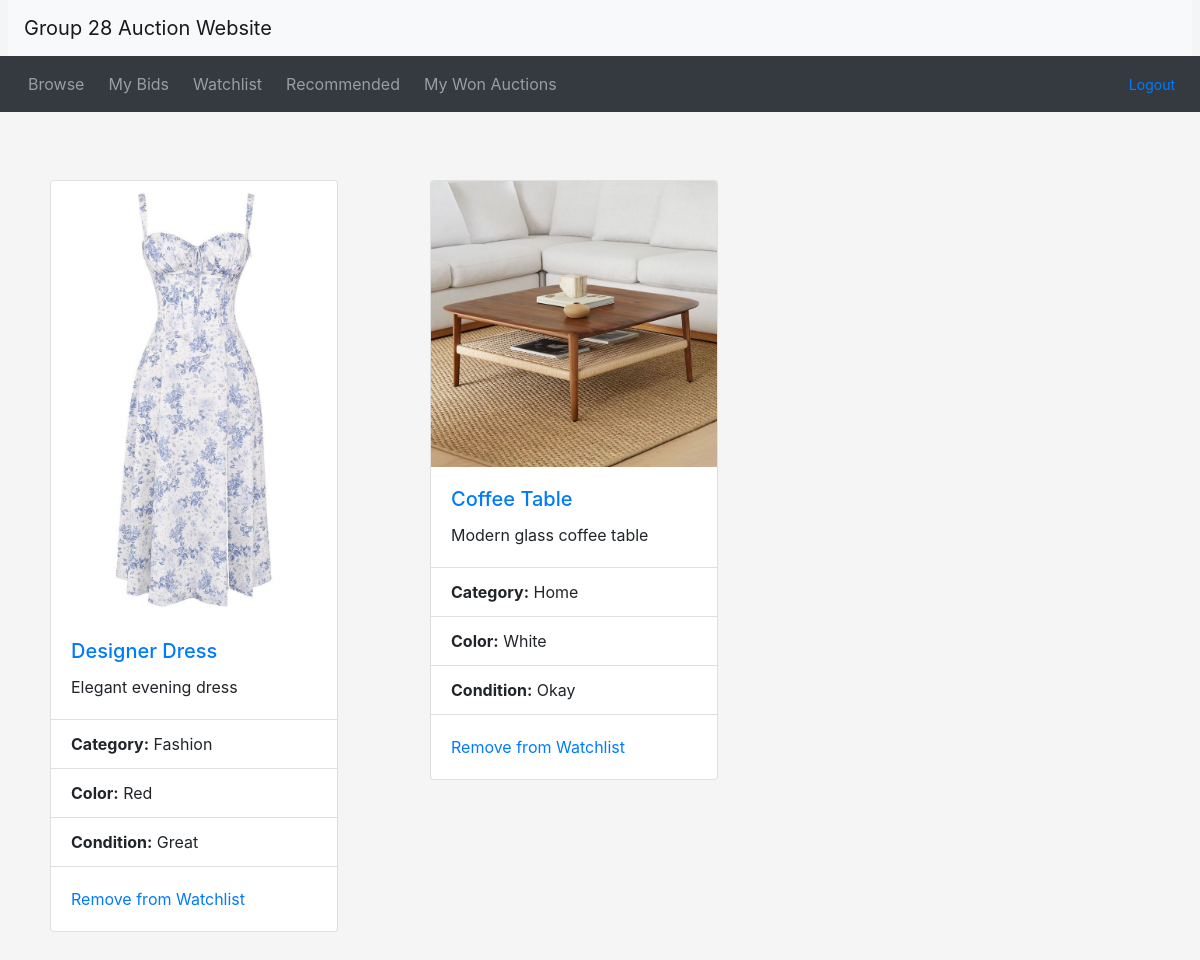
Screenshot of /watchlist.php (signed in) with the database file from the repository.
### tables this page shows
CREATE TABLE Item (
    item_id INT(11) AUTO_INCREMENT PRIMARY KEY,
    name VARCHAR(255) NOT NULL,
    description VARCHAR(511),
    category ENUM('Electronics', 'Fashion', 'Home', 'Books', 'Other') NOT NULL,
    colour ENUM('Red', 'Orange', 'Yellow', 'Green', 'Blue', 'Purple', 'Pink', 'White', 'Grey', 'Black', 'Brown', 'Other'),
    `condition` ENUM('Great', 'Good', 'Okay', 'Poor'),
    photo VARCHAR(255)  
);

### database.php (called while the page is built, shortened)
<?php
function db_query($connection, $query)
{
  $result = mysqli_query($connection, $query);
  return $result;
}

### watchlist.php (the view, shortened to what this page needs)
<?php include_once("header.php");
require("utilities.php");
require("database.php"); ?>
<div class="container mt-5">
    <div class="row ">
        <?php
        $user_id = $_SESSION['user_id'];
        $connection = db_connect();
        $watchlist_query = "SELECT
  i.item_id,
  i.name,
  i.description,
  i.category,
  i.colour,
  i.condition,
  i.photo
FROM
  watchlist w
JOIN
  item i ON w.item_id = i.item_id
WHERE
  w.user_id = $user_id;
";
        $watchlist_result = db_query($connection, $watchlist_query);
        while ($row = mysqli_fetch_assoc($watchlist_result)) {
            $item_id = $row['item_id'];
            $item_name = $row['name'];
            $item_description = $row['description'];
            $item_category = $row['category'];
            $item_colour = $row['colour'];
            $item_condition = $row['condition'];
            $item_photo = $row['photo'];
            if (strlen($item_description) > 250) {
                $desc_shortened = substr($item_description, 0, 250) . '...';
            } else {
                $desc_shortened = $item_description;
            }
        ?>
            <div class="col-md-4">
                <div class="card" id="WatchlistCard" style="width: 18rem;">
                    <img class="card-img-top" src="<?php echo $item_photo ?? "/photos/empty.png"; ?>" alt="Card image cap">
                    <div class="card-body">
                        <h5 class="card-title"><a href="listing.php?item_id='<?php echo $item_id; ?>"><?php echo $item_name; ?></a></h5>
                        <p class="card-text"><?php echo $desc_shortened; ?></p>
                    </div>
                    <ul class="list-group list-group-flush">
                        <li class="list-group-item"><strong>Category:</strong> <?php echo $item_category; ?></li>
                        <li class="list-group-item"><strong>Color:</strong> <?php echo $item_colour; ?></li>
                        <li class="list-group-item"><strong>Condition:</strong> <?php echo $item_condition; ?></li>
                    </ul>
                    <div class="card-body">
                        <a href="#" onclick="removeFromWatchlist()" class="card-link" data-userid="<?php echo $user_id; ?>" data-itemid="<?php echo $item_id; ?>">Remove from Watchlist</a>
                    </div>
                </div>
            </div>
        <?php
        }
        include_once("footer.php") ?>

### css/custom.css (style rules this page uses)
body { background-color: #f5f5f5; }
.card { margin-bottom: 20px; }
.col-md-4 { padding: 20px; }

### rows the page displays
item: photo (picture), name "Designer Dress", description "Elegant evening dress", category "Fashion", colour "Red", condition "Great"
item: photo (picture), name "Coffee Table", description "Modern glass coffee table", category "Home", colour "White", condition "Okay"
